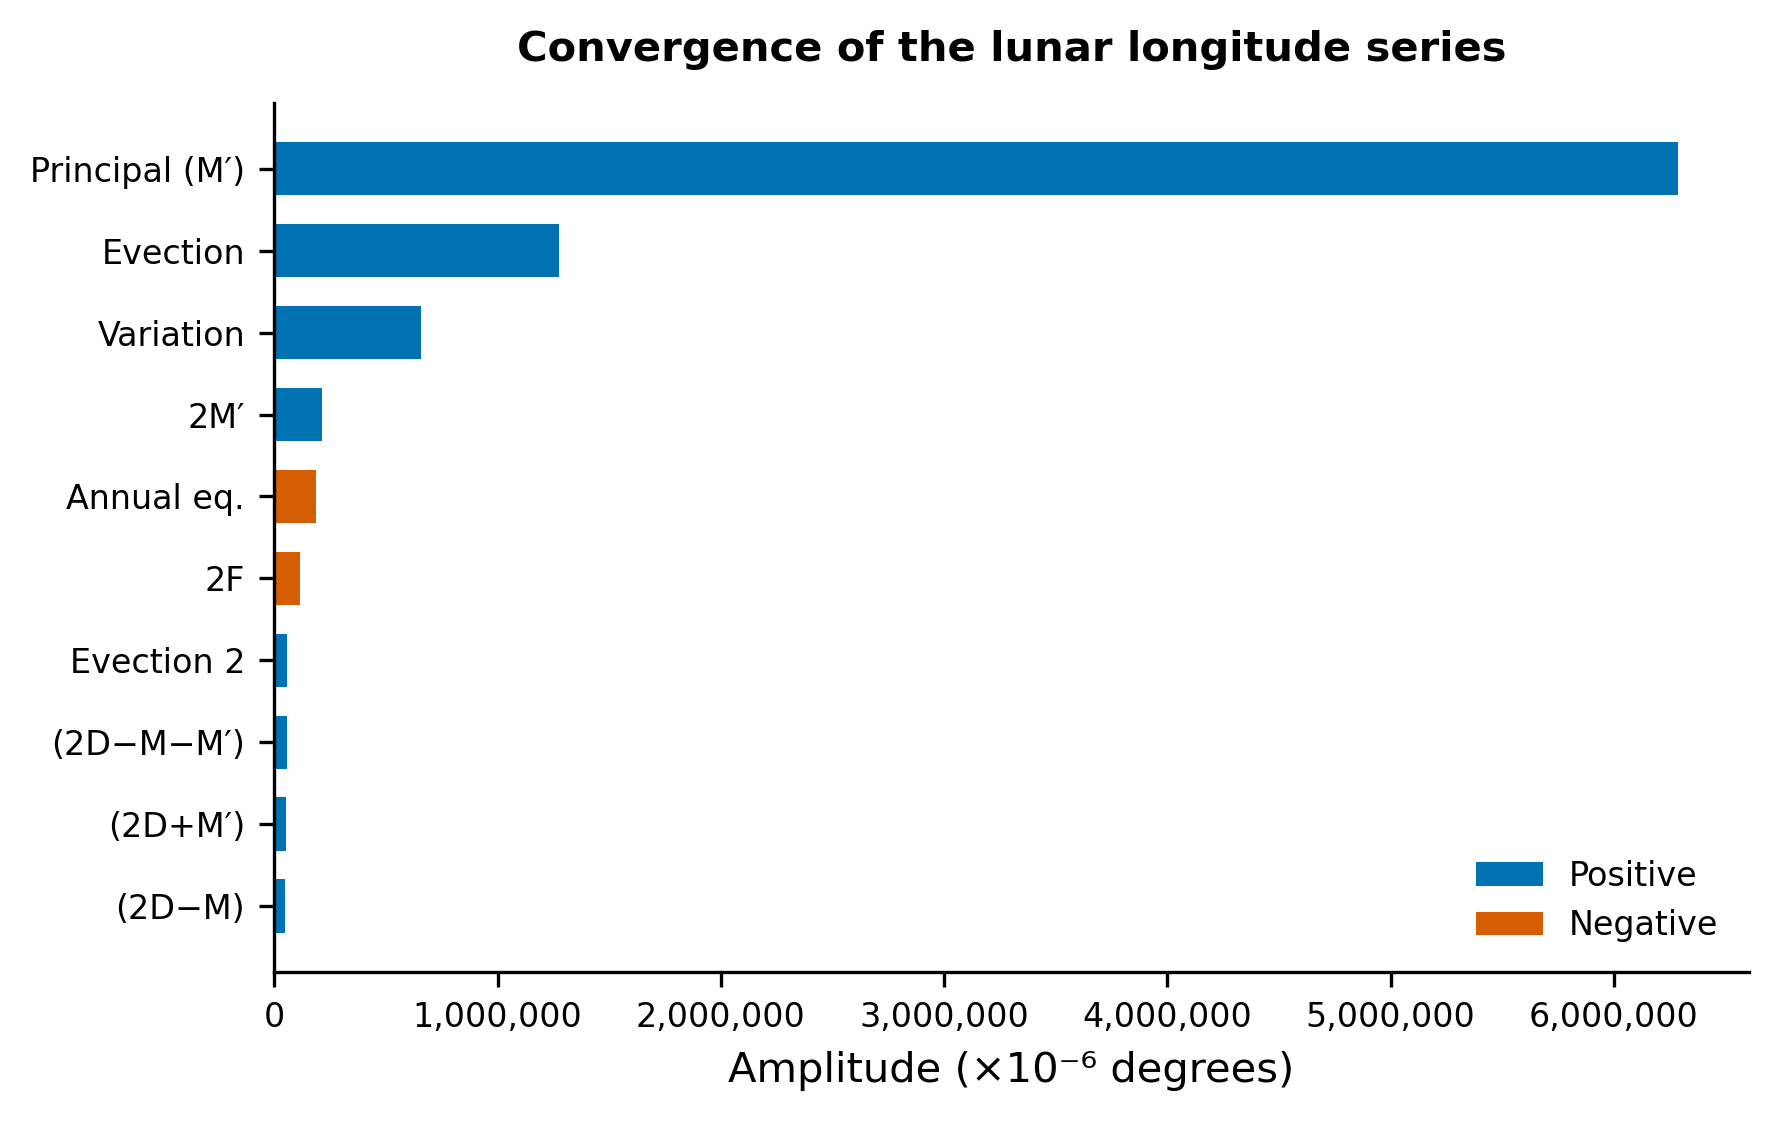

Write the Python code that produced this figure.
#!/usr/bin/env python3
"""Figure 7: Perturbation series convergence.

Horizontal bar chart showing the 10 largest longitude perturbation terms
from Meeus Table 47.A, sorted by absolute coefficient.  Positive
coefficients shown in navy, negative in red/orange.
"""

import sys
sys.path.insert(0, "/home/xeal/dev/pytheas/doc/figures")
sys.path.insert(0, "/home/xeal/dev/pytheas")

import numpy as np
import matplotlib.pyplot as plt
from style import apply_style, COLORS

apply_style()

# ---- Data: top 10 terms from Meeus Table 47.A ----
terms = [
    {"D": 0, "M": 0, "Mp": 1,  "F": 0, "coeff": 6_288_774,  "name": "Principal (M\u2032)"},
    {"D": 2, "M": 0, "Mp": -1, "F": 0, "coeff": 1_274_027,  "name": "Evection"},
    {"D": 2, "M": 0, "Mp": 0,  "F": 0, "coeff": 658_314,    "name": "Variation"},
    {"D": 0, "M": 0, "Mp": 2,  "F": 0, "coeff": 213_618,    "name": "2M\u2032"},
    {"D": 0, "M": 1, "Mp": 0,  "F": 0, "coeff": -185_116,   "name": "Annual eq."},
    {"D": 0, "M": 0, "Mp": 0,  "F": 2, "coeff": -114_332,   "name": "2F"},
    {"D": 2, "M": 0, "Mp": -2, "F": 0, "coeff": 58_793,     "name": "Evection 2"},
    {"D": 2, "M": -1, "Mp": -1, "F": 0, "coeff": 57_066,    "name": "(2D\u2212M\u2212M\u2032)"},
    {"D": 2, "M": 0, "Mp": 1,  "F": 0, "coeff": 53_322,     "name": "(2D+M\u2032)"},
    {"D": 2, "M": -1, "Mp": 0, "F": 0, "coeff": 45_758,     "name": "(2D\u2212M)"},
]

# Sort by absolute value (largest first -> will appear at top of horizontal bar)
terms.sort(key=lambda t: abs(t["coeff"]))

names = [t["name"] for t in terms]
coeffs = np.array([t["coeff"] for t in terms])
abs_coeffs = np.abs(coeffs)

# Colors: navy for positive, red/orange for negative
bar_colors = [COLORS['navy'] if c > 0 else COLORS['red'] for c in coeffs]

# ---- Plot ----
fig, ax = plt.subplots(figsize=(6, 3.8))

y_pos = np.arange(len(terms))
ax.barh(y_pos, abs_coeffs, color=bar_colors, height=0.65, edgecolor='none')

ax.set_yticks(y_pos)
ax.set_yticklabels(names)
ax.set_xlabel("Amplitude (\u00d710\u207b\u2076 degrees)")
ax.set_title("Convergence of the lunar longitude series", fontsize=10,
             fontweight='bold', pad=10)

# Add a legend for sign
from matplotlib.patches import Patch
legend_elements = [Patch(facecolor=COLORS['navy'], label='Positive'),
                   Patch(facecolor=COLORS['red'], label='Negative')]
ax.legend(handles=legend_elements, loc='lower right', frameon=False,
          fontsize=8)

# Format x-axis: all values in plain thousands
ax.xaxis.set_major_formatter(plt.FuncFormatter(
    lambda x, _: f"{x:,.0f}"))

plt.tight_layout()
plt.savefig("/home/xeal/dev/pytheas/doc/figures/fig07_perturbation_terms.png")
plt.close()
print("Saved fig07_perturbation_terms.png")
